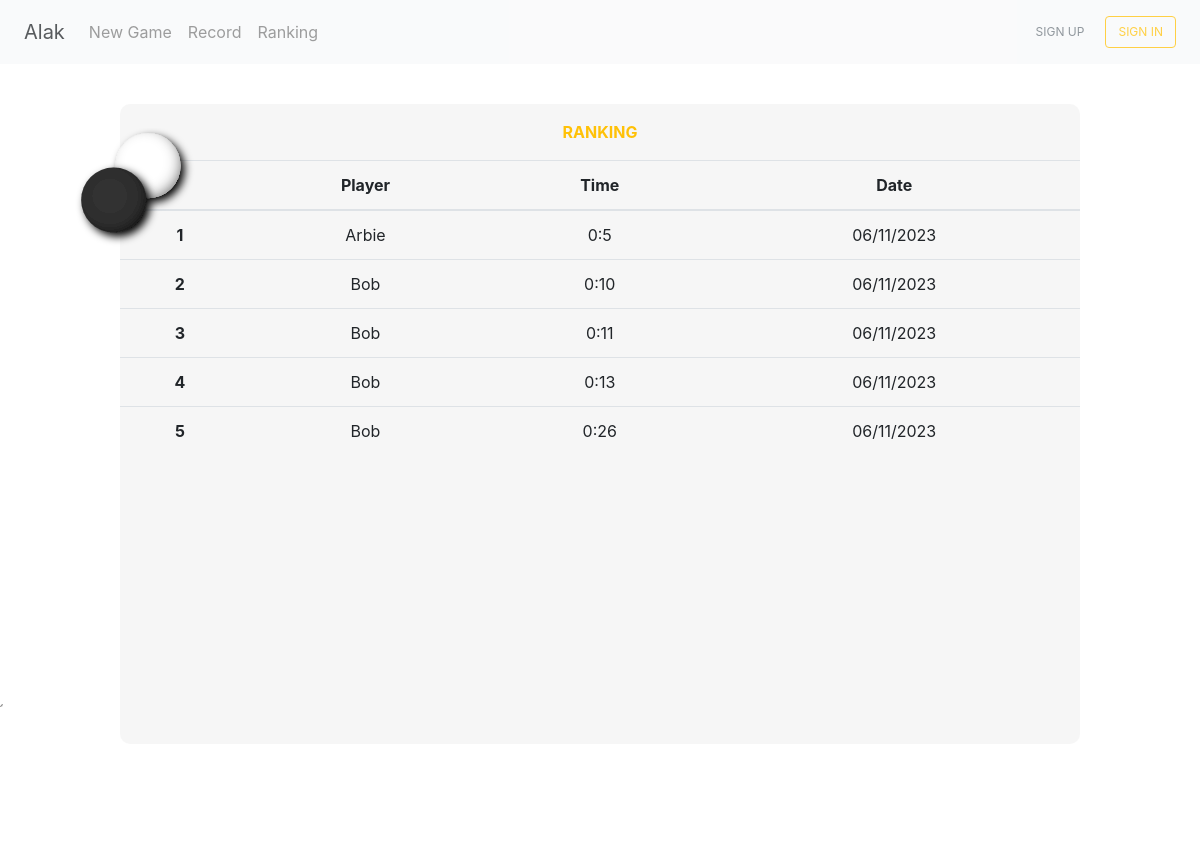
Page /ranking on the committed database.
### project/models.py (models this page shows)
class Record(db.Model):
    __tablename__ = 'record'
    id = db.Column(db.Integer(), primary_key=True)
    user_id = db.Column(db.String(50))
    user_name = db.Column(db.String(50))
    time = db.Column(db.String(50))
    second = db.Column(db.Integer())
    result = db.Column(db.String(50))
    date = db.Column(db.String(50))

### project/main.py (the view)
@main.route('/ranking')
def ranking():
    try:
        displayed_name = current_user.name
    except:
        displayed_name = "our guest"
    record = Record.query.filter_by(result="WIN").order_by(Record.second).limit(10).all()
    return render_template('ranking.html', result=record, name=displayed_name)

### project/templates/ranking.html (shortened to what this page needs)
{% extends 'base.html' %}
{% block content %}
    <svg id="svg" style="position: absolute; z-index: 1; top: 15%; left: 3%;" viewBox="-2.2 -2.2 7 7" xmlns="http://www.w3.org/2000/svg" width="200" height="120">
        <use href="#piece-white" x="2" y="0"/>
        <use href="#piece-black" x="0" y="2"/>
    </svg>
    <div style="position: relative; top: 5%; overflow-x: auto;" class="square rounded-9 big-square text-center">
        <p class="text-warning text-uppercase font-weight-bold pt-3">RANKING</p>
        <table class="table">
          <thead>
            <tr>
              <th scope="col"></th>
              <th scope="col">Player</th>
              <th scope="col">Time</th>
              <th scope="col">Date</th>
            </tr>
          </thead>
          <tbody style="overflow: auto; height: 100px;">
            {% for i in range(result | length) %}
            <tr>
              <th scope="row">{{ i + 1}}</th>
              <td> {{ result[i].user_name }} </td>
              <td> {{ result[i].time }} </td>
              <td> {{ result[i].date }} </td>
            </tr>
            {% endfor %}
          </tbody>
        </table>
    </div>
{% endblock %}

### project/templates/base.html (shortened to what this page needs)
<!doctype html>
<html lang="en" style="height: 100%;">
  <head>
    <link rel="stylesheet" href="https://stackpath.bootstrapcdn.com/bootstrap/4.3.1/css/bootstrap.min.css">
    <link rel="stylesheet" href="{{ url_for('static', filename= 'css/style.css') }}">
  </head>
  <body style="background-image: url('static/background.jpg'); background-size: cover; height: 100%;">
    <nav class="navbar navbar-expand-md navbar-light bg-light" style="opacity: 0.75;">
      <a class="navbar-brand ml-sm-2">Alak</a>
      <div class="collapse navbar-collapse" id="navbarNavAltMarkup">
        <div class="navbar-nav">
          {% if not current_user.is_authenticated %}
            <a class="nav-item nav-link" href="{{ url_for('main.index')}}">New Game</a>
            <a class="nav-item nav-link" href="{{ url_for('auth.signin')}}">Record</a>
          {% endif %}
          <a class="nav-item nav-link" href="{{ url_for('main.ranking')}}">Ranking</a>
        </div>
      </div>
      {% if not current_user.is_authenticated %}
      <div class="form-inline my-2 my-lg-0">
        <a class="btn text-secondary mr-sm-2" style="font-size: 12px;" href="{{ url_for('auth.signup')}}">SIGN UP</a>
        <a class="btn btn-outline-warning my-2 mr-sm-2" style="font-size: 12px;" href="{{ url_for('auth.signin')}}">SIGN IN</a>
      </div>
      {% endif %}
    </nav>
    {% block content %} {% endblock %}
  </body>
</html>

### project/static/css/style.css (style rules this page uses)
.big-square { background-color: rgba(245, 245, 245, .85); height: 80%; width: 80%; margin-left: auto; margin-right: auto; display: block; border-radius: 10px; }

### rows in the picture
Record: user_name "Arbie", time "0:5", date "06/11/2023"
Record: user_name "Bob", time "0:10", date "06/11/2023"
Record: user_name "Bob", time "0:11", date "06/11/2023"
Record: user_name "Bob", time "0:13", date "06/11/2023"
Record: user_name "Bob", time "0:26", date "06/11/2023"

### other values in the picture
{{ i + 1 }} "1" "2" "3" "4" "5"
